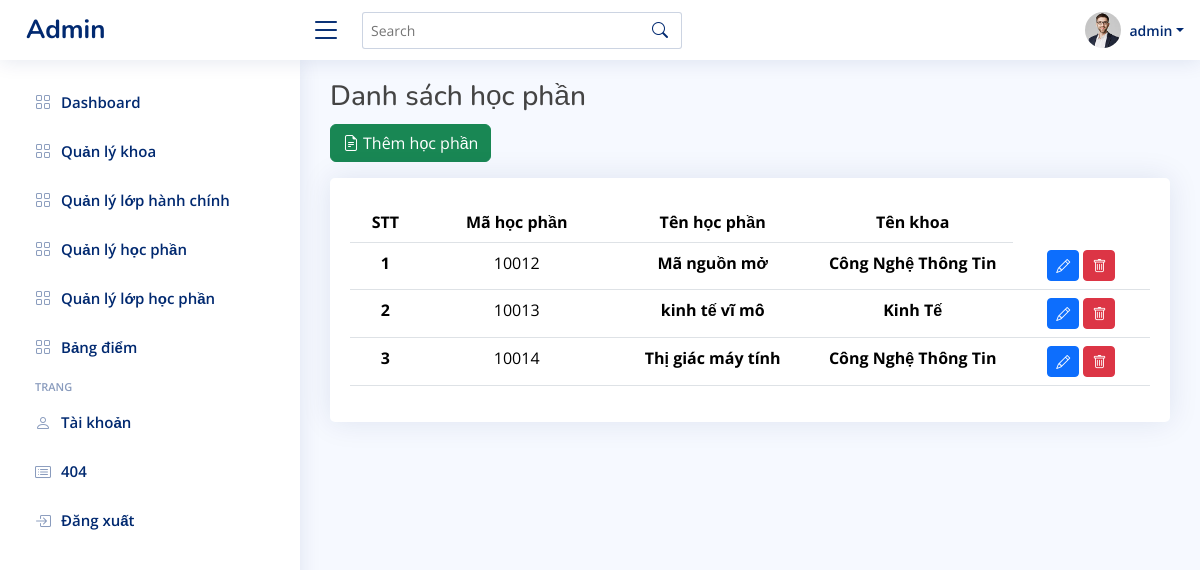
Screenshot of /admin/index.php?action=hp (signed in) with the database file from the repository.
### tables this page shows
CREATE TABLE `qlhocphan` (
  `mahp` int(11) NOT NULL,
  `tenhp` varchar(255) NOT NULL,
  `sotinchi` int(11) NOT NULL,
  `makhoa` int(11) NOT NULL
);

CREATE TABLE `qlkhoa` (
  `idkhoa` int(11) NOT NULL,
  `tenkhoa` varchar(255) NOT NULL
);

CREATE TABLE `users` (
  `id` int(11) NOT NULL,
  `username` varchar(50) NOT NULL,
  `password` varchar(255) NOT NULL,
  `email` varchar(100) NOT NULL,
  `created_at` timestamp NOT NULL DEFAULT current_timestamp() ON UPDATE current_timestamp()
);

### admin/modules/trungchuyen/hocphan.php (the view)
<?php
$sql_danhsach = "SELECT *
               FROM qlhocphan p JOIN qlkhoa k On k.idkhoa = p.makhoa
                ORDER BY p.mahp";
$query_danhsach = mysqli_query($mysqli,$sql_danhsach);
?>
<main id="main" class="main">
    <div class="pagetitle">
        <h3>Danh sách học phần</h3>
    </div>
    <p>
        <a href="index.php?action=themhp" type="button" class="btn btn-success">
            <i class="bi bi-file-earmark-text me-1"></i>Thêm học phần
        </a>
    </p>
    <section class="section dashboard">
        <div class="row">
            <div class="col-12">
                <div class="card recend-sales overflow-auto">
                    <div class="card-body mt-4">
                    <?php if ($query_danhsach->num_rows > 0): ?>
                        <table class="table table-broderless datatable">
                            <thead>
                                <tr>
                                    <th class="col-0 text-center">STT</th>
                                    <th class="col-0 text-center">Mã học phần</th>
                                    <th class="col-3 text-center">Tên học phần</th>
                                    <th class="col-3 text-center">Tên khoa</th>
                                </tr>
                            </thead>
                            <body>
                                <?php
                                $i = 0;
                                while($row = mysqli_fetch_array($query_danhsach)){
                                    $i++;
                                ?>
                                <tr>
                                    <th class="text-center" scope="row"><?php echo $i ?> </th>
                                    <td class="text-center"><?php echo $row['mahp'] ?></td>
                                    <th class="text-center" scope="row"> <?php echo $row['tenhp'] ?> </th>
                                    <th class="text-center" scope="row"> <?php echo $row['tenkhoa'] ?> </th>
                                    <td class="text-center">
                                        <a href="index.php?action=suahp&mahp=<?php echo $row['mahp'] ?>" class="btn btn-primary btn-sm" title="sua noi dung"><i class="bi bi-pencil"></i></a>
                                        <a href="modules/trungchuyen/quanlydanhmuctruyen/hocphan/xulyhp.php?mahp=<?php echo $row['mahp'] ?>" class="btn btn-danger btn-sm" title="xoa lớp hành chính"><i class="bi bi-trash"></i></a>
                                    </td>
                                </tr>
                                <?php
                                }
                                ?>
                            </body>
                        </table>
                        <?php else: ?>
<h1>Chưa có lớp học phần nào</h1>
<?php endif; ?>
                    </div>
                </div>
            </div>
        </div>
    </section>
</main>

### admin/modules/header.php (shortened to what this page needs)
<?php
$sql_danhsach = "SELECT *
               FROM users
               WHERE id LIMIT 1";
$query_danhsach = mysqli_query($mysqli,$sql_danhsach);
?>
<header id="header" class="header fixed-top d-flex align-items-center">
    <div class="d-flex align-items-center justify-content-between">
      <a href="http://localhost/cnpm/admin/" class="logo d-flex align-items-center">
        <span class="d-none d-lg-block">Admin</span>
      </a>
      <i class="bi bi-list toggle-sidebar-btn"></i>
    </div>
    <div class="search-bar">
      <form class="search-form d-flex align-items-center" method="POST" action="#">
        <input type="text" name="query" placeholder="Search" title="Enter search keyword">
        <button type="submit" title="Search"><i class="bi bi-search"></i></button>
      </form>
    </div>
    <nav class="header-nav ms-auto">
      <ul class="d-flex align-items-center">
     <li class="nav-item dropdown pe-3">
     <?php
          while($row = mysqli_fetch_array($query_danhsach)){
          ?>
          <a class="nav-link nav-profile d-flex align-items-center pe-0" href="#" data-bs-toggle="dropdown">
            <img src="assets/img/profile-img.jpg" alt="Profile" class="rounded-circle">
            <span class="d-none d-md-block dropdown-toggle ps-2"><?php echo $row['username'] ?></span>
          </a>
          <?php } ?>
     </li>
      </ul>
    </nav>
  </header>

### admin/assets/css/style.css (style rules this page uses)
:root { scroll-behavior: smooth; }
body { font-family: "Open Sans", sans-serif; background: #f6f9ff; color: #444444; }
a { color: #4154f1; text-decoration: none; }
h1, h2, h3, h4, h5, h6 { font-family: "Nunito", sans-serif; }
#main { margin-top: 60px; padding: 20px 30px; transition: all 0.3s; }
.pagetitle { margin-bottom: 10px; }
.card { margin-bottom: 30px; border: none; border-radius: 5px; box-shadow: 0px 0 30px rgba(1, 41, 112, 0.1); }
.card-body { padding: 0 20px 20px 20px; }
.logo { line-height: 1; }
@media (min-width: 1200px) { .logo { width: 280px; } }
.logo span { font-size: 26px; font-weight: 700; color: #012970; font-family: "Nunito", sans-serif; }
.header { transition: all 0.5s; z-index: 997; height: 60px; box-shadow: 0px 2px 20px rgba(1, 41, 112, 0.1); background-color: #fff; padding-left: 20px; }
.header .toggle-sidebar-btn { font-size: 32px; padding-left: 10px; cursor: pointer; color: #012970; }
.header .search-bar { min-width: 360px; padding: 0 20px; }
.header .search-form { width: 100%; }
.header .search-form input { border: 0; font-size: 14px; color: #012970; border: 1px solid rgba(1, 41, 112, 0.2); padding: 7px 38px 7px 8px; border-radius: 3px; transition: 0.3s; width: 100%; }
.header .search-form button { border: 0; padding: 0; margin-left: -30px; background: none; }
.header .search-form button i { color: #012970; }
.header-nav ul { list-style: none; }
.header-nav>ul { margin: 0; padding: 0; }
.header-nav .nav-profile { color: #012970; }
.header-nav .nav-profile img { max-height: 36px; }
.header-nav .nav-profile span { font-size: 14px; font-weight: 600; }
@media (min-width: 1200px) { #main, #footer { margin-left: 300px; } }

### rows the page displays
qlhocphan: mahp "10012", tenhp "Mã nguồn mở", makhoa.tenkhoa "Công Nghệ Thông Tin"
qlhocphan: mahp "10013", tenhp "kinh tế vĩ mô", makhoa.tenkhoa "Kinh Tế"
qlhocphan: mahp "10014", tenhp "Thị giác máy tính", makhoa.tenkhoa "Công Nghệ Thông Tin"
users: username "admin"
